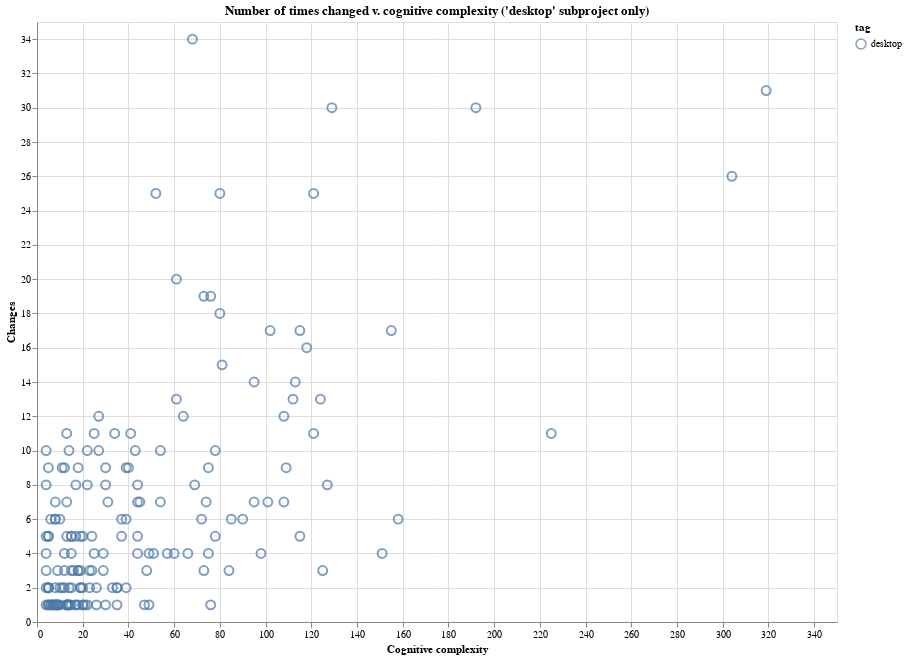

Notebook code cell kept with this figure:
### Code cell
df |>
    @filter(_.subproject == "desktop") |>
    #@filter(_.tag != ) |>
    DataFrame |>
    changes_vs_cc_plot("Number of times changed v. cognitive complexity ('desktop' subproject only)")

### Figure 1 — Vega-Lite specification as saved in the notebook (floating-point values rounded to 4 significant figures; data arrays with more than 128 entries replaced by an {"elided": "..."} marker saying what was removed)
{"data": {"values": {"elided": "173 records"}}, "encoding": {"color": {"field": "tag", "type": "nominal"}, "shape": {"field": "tag", "type": "nominal"}, "tooltip": {"field": "shorter_path", "type": "nominal"}, "x": {"field": "cognitive_complexity", "title": "Cognitive complexity", "type": "quantitative"}, "y": {"field": "changes", "title": "Changes", "type": "quantitative"}}, "height": 600, "mark": {"size": 80, "strokeWidth": 2, "type": "point"}, "title": "Number of times changed v. cognitive complexity ('desktop' subproject only)", "width": 800}
